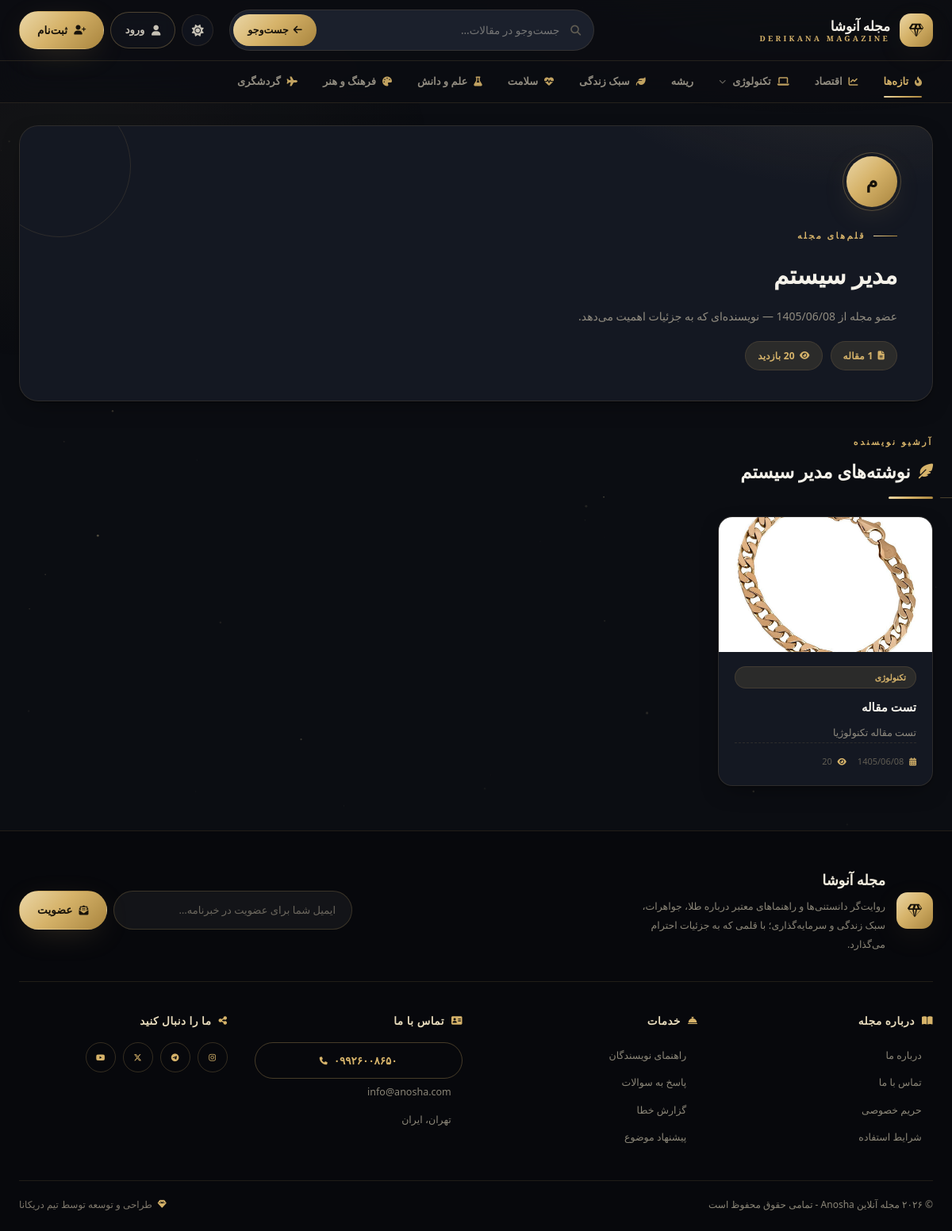
The app's page /author.php?id=1 with its own data.
### tables this page shows
CREATE TABLE `settings`  (
  `id` int NOT NULL AUTO_INCREMENT,
  `setting_key` varchar(100) NOT NULL,
  `setting_value` text NULL,
  `setting_group` varchar(50) NULL DEFAULT 'general',
  `created_at` datetime NULL DEFAULT current_timestamp(),
  `updated_at` datetime NULL DEFAULT current_timestamp() ON UPDATE CURRENT_TIMESTAMP,
  PRIMARY KEY (`id`) USING BTREE,
  UNIQUE INDEX `setting_key`(`setting_key` ASC) USING BTREE
);

CREATE TABLE `categories`  (
  `id` int NOT NULL AUTO_INCREMENT,
  `name` varchar(100) NOT NULL,
  `slug` varchar(100) NOT NULL,
  `color` varchar(7) NULL DEFAULT '#6C63FF',
  `parent_id` int NULL DEFAULT NULL,
  `icon` varchar(50) NULL DEFAULT NULL,
  `description` text NULL,
  `sort_order` int NULL DEFAULT 0,
  `active` tinyint(1) NULL DEFAULT 1,
  `created_at` datetime NULL DEFAULT current_timestamp(),
  `link_type` enum('internal','external') NULL DEFAULT 'internal',
  `external_link` varchar(500) NULL DEFAULT NULL,
  `link_target` tinyint(1) NULL DEFAULT 0,
  PRIMARY KEY (`id`) USING BTREE,
  UNIQUE INDEX `slug`(`slug` ASC) USING BTREE,
  INDEX `fk_categories_parent`(`parent_id` ASC) USING BTREE,
  CONSTRAINT `fk_categories_parent` FOREIGN KEY (`parent_id`) REFERENCES `categories` (`id`) ON DELETE CASCADE ON UPDATE RESTRICT
);

CREATE TABLE `users`  (
  `id` int NOT NULL AUTO_INCREMENT,
  `name` varchar(100) NOT NULL,
  `username` varchar(50) NOT NULL,
  `email` varchar(100) NOT NULL,
  `password` varchar(255) NOT NULL,
  `role` enum('admin','editor','user') NULL DEFAULT 'user',
  `avatar` varchar(255) NULL DEFAULT NULL,
  `registered_at` datetime NULL DEFAULT current_timestamp(),
  `status` enum('active','inactive') NULL DEFAULT 'active',
  PRIMARY KEY (`id`) USING BTREE,
  UNIQUE INDEX `username`(`username` ASC) USING BTREE,
  UNIQUE INDEX `email`(`email` ASC) USING BTREE
);

CREATE TABLE `articles`  (
  `id` int NOT NULL AUTO_INCREMENT,
  `title` varchar(255) NOT NULL,
  `slug` varchar(255) NOT NULL,
  `content` longtext NOT NULL,
  `excerpt` text NULL,
  `image` varchar(255) NULL DEFAULT NULL,
  `author_id` int NOT NULL,
  `category_id` int NULL DEFAULT NULL,
  `views` int NULL DEFAULT 0,
  `status` enum('published','draft','archived') NULL DEFAULT 'draft',
  `featured` tinyint(1) NULL DEFAULT 0,
  `tags` varchar(255) NULL DEFAULT NULL,
  `meta_title` varchar(255) NULL DEFAULT NULL,
  `meta_description` text NULL,
  `created_at` datetime NULL DEFAULT current_timestamp(),
  `updated_at` datetime NULL DEFAULT current_timestamp() ON UPDATE CURRENT_TIMESTAMP,
  PRIMARY KEY (`id`) USING BTREE,
  UNIQUE INDEX `slug`(`slug` ASC) USING BTREE,
  INDEX `author_id`(`author_id` ASC) USING BTREE,
  INDEX `category_id`(`category_id` ASC) USING BTREE,
  CONSTRAINT `articles_ibfk_1` FOREIGN KEY (`author_id`) REFERENCES `users` (`id`) ON DELETE CASCADE ON UPDATE RESTRICT,
  CONSTRAINT `articles_ibfk_2` FOREIGN KEY (`category_id`) REFERENCES `categories` (`id`) ON DELETE SET NULL ON UPDATE RESTRICT
);

### author.php (the view, shortened to what the rows shown need)
<?php
require_once 'includes/auth.php';
require_once 'includes/functions.php';
$id = isset($_GET['id']) ? (int)$_GET['id'] : 0;
$stmt = $pdo->prepare("SELECT id, name, username, email, avatar, registered_at FROM users WHERE id = ?");
$stmt->execute([$id]);
$author = $stmt->fetch();
$page = isset($_GET['page']) ? (int)$_GET['page'] : 1;
$limit = (int)getSetting('posts_per_page') ?: 9;
$offset = ($page - 1) * $limit;
$stmt = $pdo->prepare("SELECT COUNT(*) FROM articles WHERE author_id = ? AND status = 'published'");
$stmt->execute([$id]);
$total_articles = (int)$stmt->fetchColumn();
$stmt = $pdo->prepare("SELECT a.*, c.name AS category_name, c.slug AS category_slug
                       FROM articles a LEFT JOIN categories c ON a.category_id = c.id
                       WHERE a.author_id = ? AND a.status = 'published'
                       ORDER BY a.created_at DESC LIMIT $limit OFFSET $offset");
$stmt->execute([$id]);
$articles = $stmt->fetchAll();
$stmt = $pdo->prepare("SELECT SUM(views) FROM articles WHERE author_id = ? AND status = 'published'");
$stmt->execute([$id]);
$total_views = (int)$stmt->fetchColumn();
$categories = $pdo->query("SELECT * FROM categories WHERE active = 1 ORDER BY sort_order ASC, name ASC")->fetchAll();
include_once 'includes/header.php';
$img = function ($article) {
    if (!empty($article['image']) && file_exists(__DIR__ . '/uploads/articles/' . $article['image'])) {
        return 'uploads/articles/' . $article['image'];
    }
    return 'https://images.unsplash.com/photo-1499750310107-5fef28a66643?w=640&h=400&fit=crop';
};
?>
<section class="container">
    <div class="page-head author-head">
        <div class="head-icon author-avatar"><?php echo htmlspecialchars(mb_substr($author['name'], 0, 1)); ?></div>
        <span class="kicker">قلم‌های مجله</span>
        <h1><?php echo htmlspecialchars($author['name']); ?></h1>
        <p class="head-desc">عضو مجله از <?php echo getPersianDate(strtotime($author['registered_at'])); ?> — نویسنده‌ای که به جزئیات اهمیت می‌دهد.</p>
        <div class="head-stats">
            <span class="chip"><i class="fas fa-file-lines"></i> <?php echo number_format($total_articles); ?> مقاله</span>
            <span class="chip"><i class="fas fa-eye"></i> <?php echo number_format($total_views); ?> بازدید</span>
        </div>
    </div>
</section>
<section class="articles-section container">
    <div class="section-header">
        <div class="section-title">
            <span class="kicker">آرشیو نویسنده</span>
            <h2><i class="fas fa-feather-pointed"></i> نوشته‌های <?php echo htmlspecialchars($author['name']); ?></h2>
        </div>
    </div>
    <div class="articles-grid page-grid">
        <?php if (count($articles) > 0): ?>
            <?php foreach ($articles as $article): ?>
                <a class="article-card" href="article.php?slug=<?php echo htmlspecialchars($article['slug']); ?>">
                    <img src="<?php echo $img($article); ?>" class="article-image" alt="<?php echo htmlspecialchars($article['title']); ?>" loading="lazy" />
                    <div class="card-content">
                        <span class="tag"><?php echo htmlspecialchars($article['category_name'] ?? 'بدون دسته'); ?></span>
                        <h3><?php echo htmlspecialchars($article['title']); ?></h3>
                        <p><?php echo htmlspecialchars(truncateText($article['excerpt'] ?? $article['content'], 100)); ?></p>
                        <div class="meta">
                            <span><i class="fas fa-calendar-days"></i> <?php echo getPersianDate(strtotime($article['created_at'])); ?></span>
                            <span><i class="fas fa-eye"></i> <?php echo formatViews($article['views']); ?></span>
                        </div>
                    </div>
                </a>
            <?php endforeach; ?>
        <?php endif; ?>
    </div>
</section>
<?php include_once 'includes/footer.php'; ?>

### includes/header.php (shortened to what the rows shown need)
<?php
if (!isset($categories)) {
    function getCategoriesTreeNav($pdo, $parent_id = null, $level = 0) {
        $stmt = $pdo->prepare("SELECT * FROM categories WHERE active = 1 AND parent_id " . ($parent_id === null ? "IS NULL" : "= ?") . " ORDER BY sort_order ASC, name ASC");
        if ($parent_id !== null) {
            $stmt->execute([$parent_id]);
        } else {
            $stmt->execute();
        }
        $result = [];
        while ($row = $stmt->fetch()) {
            $row['level'] = $level;
            $row['children'] = getCategoriesTreeNav($pdo, $row['id'], $level + 1);
            $result[] = $row;
        }
        return $result;
    }
    $categories_tree = getCategoriesTreeNav($pdo);
} else {
    $categories_tree = [];
    foreach ($categories as $cat) {
        if ($cat['parent_id'] === null || $cat['parent_id'] == 0) {
            $cat['children'] = [];
            foreach ($categories as $sub) {
                if ($sub['parent_id'] == $cat['id']) {
                    $cat['children'][] = $sub;
                }
            }
            $categories_tree[] = $cat;
        }
    }
}
$site_title = getSetting('site_title') ?: 'مجله دریکانا';
$current_cat = $_GET['slug'] ?? $_GET['category'] ?? null;
?>
<!DOCTYPE html>
<html lang="fa" dir="rtl" data-theme="dark">
<head>
    <link href="https://cdn.jsdelivr.net/gh/rastikerdar/vazirmatn@v33.003/Vazirmatn-font-face.css" rel="stylesheet" />
    <link rel="stylesheet" href="https://cdnjs.cloudflare.com/ajax/libs/font-awesome/6.5.2/css/all.min.css" />
    <link href="https://unpkg.com/aos@2.3.1/dist/aos.css" rel="stylesheet" />
    <link rel="stylesheet" href="assets/css/style.css" />
    <link rel="stylesheet" href="assets/css/pages.css" />
</head>
<body>
<header class="site-header" id="mainHeader">
    <div class="header-inner container">
        <a class="brand" href="index.php" aria-label="<?php echo htmlspecialchars($site_title); ?>">
            <span class="brand-text">
                <span class="brand-fa"><?php echo htmlspecialchars($site_title); ?></span>
                <span class="brand-en">Derikana Magazine</span>
            </span>
        </a>
    </div>
    <nav class="cat-nav" aria-label="دسته‌بندی‌ها">
        <ul class="cat-list container">
            <?php
            function renderMegaMenu($items) {
                global $current_cat;
                foreach ($items as $cat):
                    $has_children = !empty($cat['children']);
                    $link_target = (isset($cat['link_target']) && $cat['link_target'] == 1) ? ' target="_blank" rel="noopener"' : '';
                    $link_type = $cat['link_type'] ?? 'internal';
                    $is_active = ($current_cat && $current_cat == $cat['slug']) ? 'active' : '';
                    $icon = !empty($cat['icon']) ? '<i class="fas ' . htmlspecialchars($cat['icon']) . '" aria-hidden="true"></i>' : '';
                    $href = ($link_type == 'external' && !empty($cat['external_link'])) ? $cat['external_link'] : 'category.php?slug=' . $cat['slug'];
                    if ($has_children): ?>
                        <li class="has-sub">
                            <a href="<?php echo htmlspecialchars($href); ?>"<?php echo $link_target; ?> class="<?php echo $is_active; ?>" aria-haspopup="true">
                                <?php echo $icon; ?> <?php echo htmlspecialchars($cat['name']); ?>
                                <i class="fas fa-chevron-down caret" aria-hidden="true"></i>
                            </a>
                        </li>
                    <?php else: ?>
                        <li>
                            <a href="<?php echo htmlspecialchars($href); ?>"<?php echo $link_target; ?> class="<?php echo $is_active; ?>">
                                <?php echo $icon; ?> <?php echo htmlspecialchars($cat['name']); ?>
                            </a>
                        </li>
                    <?php endif;
                endforeach;
            }
            renderMegaMenu($categories_tree);
            ?>
        </ul>
    </nav>
</header>
<main id="main">

### includes/footer.php (shortened to what the rows shown need)
<?php
$footer_site_title = getSetting('site_title') ?: 'مجله دریکانا';
?>
</main>
<footer class="footer">
    <div class="container">
        <div class="footer-top">
            <div class="footer-brand">
                <div>
                    <span class="brand-fa"><?php echo htmlspecialchars($footer_site_title); ?></span>
                    <p>روایت‌گر دانستنی‌ها و راهنماهای معتبر درباره طلا، جواهرات، سبک زندگی و سرمایه‌گذاری؛ با قلمی که به جزئیات احترام می‌گذارد.</p>
                </div>
            </div>
        </div>
        <div class="footer-grid">
            <div>
                <h4><i class="fas fa-address-card"></i> تماس با ما</h4>
                <a class="contact-phone" href="tel:<?php echo preg_replace('/[^0-9+]/', '', getSetting('footer_phone') ?: '09926008650'); ?>">
                    <i class="fas fa-phone"></i> <?php echo getSetting('footer_phone') ?: '۰۹۹۲۶۰۰۸۶۵۰'; ?>
                </a>
                <a href="mailto:<?php echo getSetting('footer_email') ?: 'info@derikana.com'; ?>"><i class="fas fa-angle-left"></i> <?php echo getSetting('footer_email') ?: 'info@derikana.com'; ?></a>
                <a href="#"><i class="fas fa-angle-left"></i> <?php echo getSetting('footer_address') ?: 'تهران، ایران'; ?></a>
            </div>
        </div>
        <div class="footer-bottom">
            <span><?php echo getSetting('footer_copyright') ?: '© ۲۰۲۶ مجله دریکانا — تمامی حقوق محفوظ است'; ?></span>
            <span class="dev"><i class="fas fa-gem"></i> طراحی و توسعه توسط تیم دریکانا</span>
        </div>
    </div>
</footer>
</body>
</html>

### records on screen
settings: setting_value "مجله آنوشا"
categories: name "اقتصاد"
categories: name "تکنولوژی"
categories: name "ریشه"
categories: name "سبک زندگی"
categories: name "سلامت"
categories: name "علم و دانش"
categories: name "فرهنگ و هنر"
categories: name "گردشگری"
users: name "م", name "مدیر سیستم", registered_at "1405/06/08"
articles: image (picture), category.name "تکنولوژی", title "تست مقاله", excerpt "تست مقاله تکنولوژیا", created_at "1405/06/08", views "20"
settings: setting_value "۰۹۹۲۶۰۰۸۶۵۰"
settings: setting_value "info@anosha.com"
settings: setting_value "© ۲۰۲۶ مجله آنلاین Anosha - تمامی حقوق محفوظ است"

### other values on screen
getSetting('footer_address') ?: 'تهران، ایران' "تهران، ایران"
